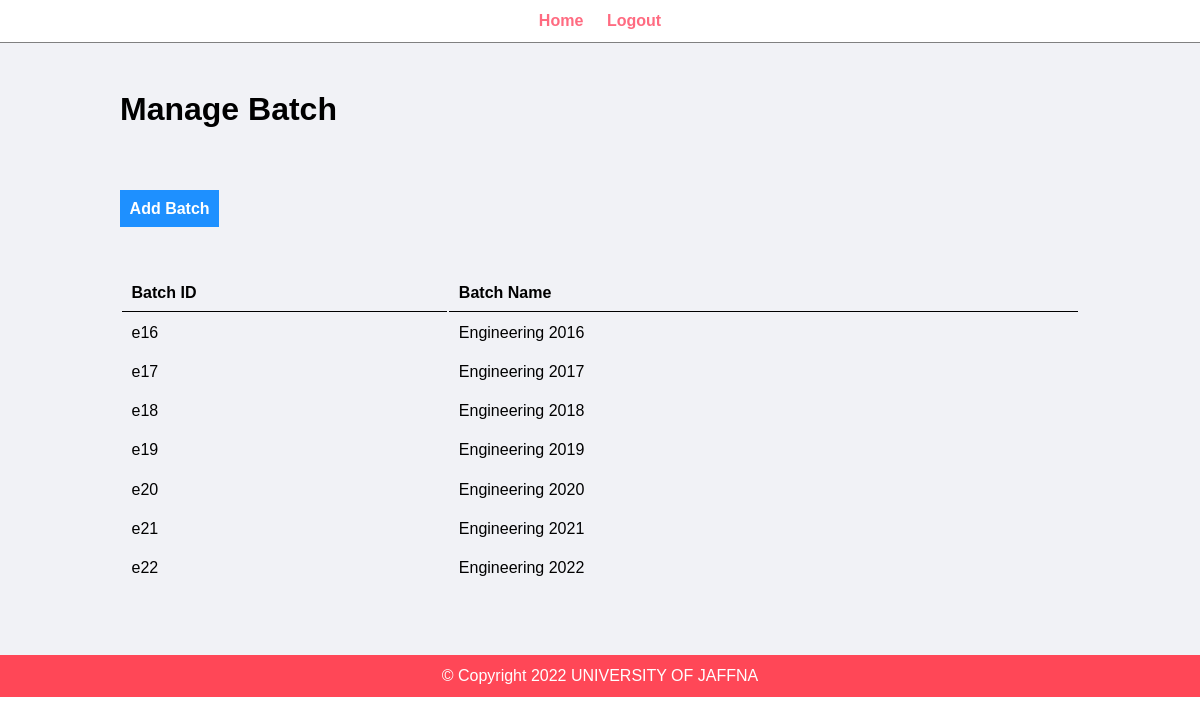
/admin/manage-batch.php (signed in), run on the app's committed database.
### tables this page shows
CREATE TABLE `batch` (
  `ID` varchar(50) NOT NULL,
  `Name` varchar(50) NOT NULL
);

### admin/manage-batch.php (the view, shortened to what this page needs)
<?php include('partials/menu.php'); ?>
<div class="main-content">
    <div class="wrapper">
    <h1>Manage Batch</h1>
    <br  />
             <br><br><br>
    <a href="add-batch.php" class="btn-primary">Add Batch</a>
    <br  />
<table class="tbl-full">
    <tr>
            <th>Batch ID</th>
            <th>Batch Name</th>
        <br  />
</tr>
<br  /><br  />
<?php
    $sql ="SELECT * FROM batch";
    $res=mysqli_query($conn,$sql);
    if($res==TRUE){
        $count =mysqli_num_rows($res);
        if($count>0)
        {
            while($rows=mysqli_fetch_assoc($res))
            {
                $code = $rows['ID'];
                $name = $rows['Name'];
                ?>
                <tr>
                    <td><?php echo $code; ?> </td>
                    <td><?php echo $name; ?></td>
            </tr>
                <?php
            }
        }
        else{
        }
    }
?>
</table>
<br  />
</div>
</div>
<?php include('partials/footer.php'); ?>

### admin/partials/menu.php (shortened to what this page needs)
<html>
    <head>
        <link rel="stylesheet" href="admin.css">
    </head>
    <body>
        <div class="menu text-center">
            <div class ="wrapper">
                <ul>
                    <li><a href="../">Home</a></li>
                    <li><a href="Logout.php">Logout</a></li>
                </ul>
        </div>
        </div>

### admin/partials/footer.php
<div class="footer">
        <div class ="wrapper">
            <p class ="text-center"> © Copyright 2022 UNIVERSITY OF JAFFNA </p>
        </div>
        </div>
    </body>
</html>

### admin/admin.css (style rules this page uses)
* { margin: 0; padding: 0; font-family: Arial, Helvetica, sans-serif; }
.wrapper { padding: 1%; width: 80%; margin: 0 auto; }
.text-center { text-align: center; }
.tbl-full { width: 100%; }
table tr th { border-bottom: 1px solid black; padding: 1%; text-align: left; }
table tr td { padding: 1%; }
.btn-primary { background-color: #1e90ff; padding: 1%; color: white; text-decoration: none; font-weight: bold; }
.menu { border-bottom: 1px solid grey; }
.menu ul { list-style-type: none; }
.menu ul li { display: inline; padding: 1%; }
.menu ul li a { text-decoration: none; font-weight: bold; color: #ff6b81; }
.main-content { background-color: #f1f2f6; padding: 3% 0; }
.footer { background-color: #ff4757; color: white; }

### data on the page
batch: ID "e16", Name "Engineering 2016"
batch: ID "e17", Name "Engineering 2017"
batch: ID "e18", Name "Engineering 2018"
batch: ID "e19", Name "Engineering 2019"
batch: ID "e20", Name "Engineering 2020"
batch: ID "e21", Name "Engineering 2021"
batch: ID "e22", Name "Engineering 2022"
